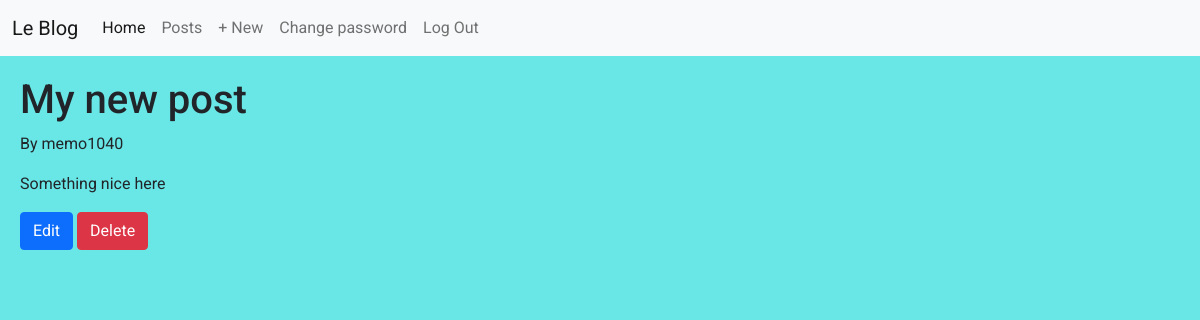
The page /blog/3/ (signed in) on the database its author committed.
### blog/models.py (models this page shows, shortened)
class Post(models.Model):
    title = models.CharField(max_length=200)
    body = models.TextField()
    author = models.ForeignKey(
        'auth.User',
        on_delete = models.CASCADE
    )

### blog/views.py (the view)
# urls.py: path('blog/<int:pk>/', BlogDetailView.as_view(), name='blog_detail'),
class BlogDetailView(LoginRequiredMixin, DetailView):
    model = Post
    template_name = "blog_detail.html"

### templates/blog_detail.html (shortened to what this page needs)
{% extends 'base.html' %}
{% block content %}
    <div>
        <h1>{{ post.title }}</h1>
        <p>By {{ post.author }}</p>
        <p>{{ post.body }}</p>
        <a href="{% url 'blog_edit' post.id%}" class="btn btn-primary">Edit</a>
        <a href="{% url 'blog_delete' post.id%}" class="btn btn-danger">Delete</a>
    </div>
{% endblock content %}

### static/css/base.css (style rules this page uses)
body { font-family: 'Roboto', sans-serif; background-color: rgb(105, 230, 230); }
a { color: black; }

### rows shown on the page
Post: title "My new post", author "memo1040", body "Something nice here"
